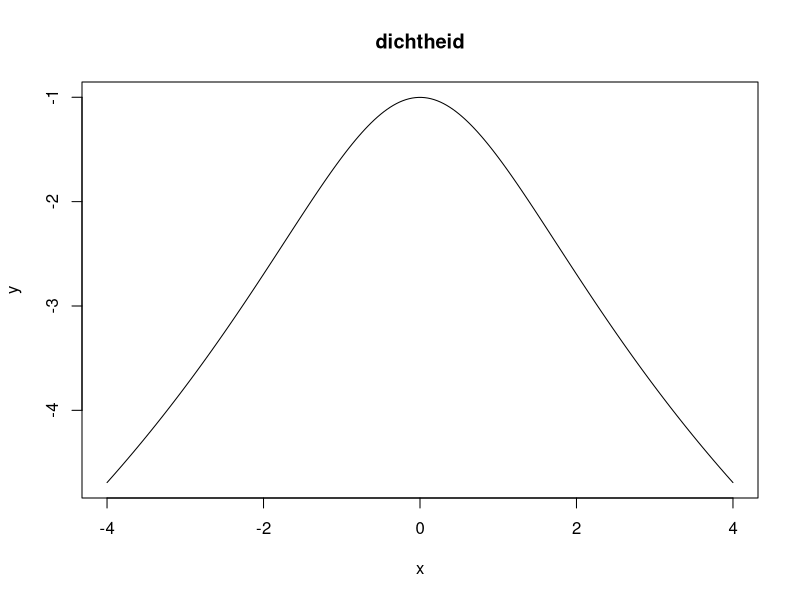
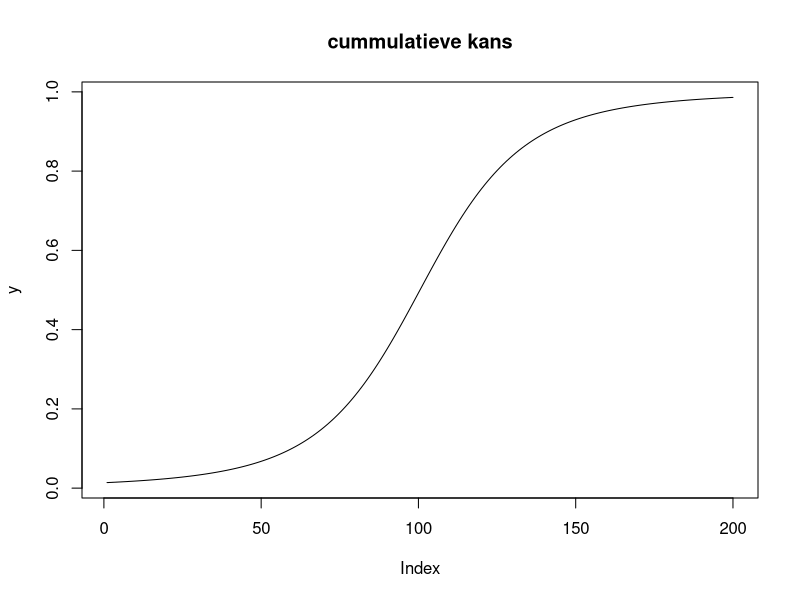

Reproduce these figures in R, in order.
# --------------------- dichtheid ----------------

x <- seq(-4, 4, length = 200)
y <- dt(x, 0, 1, df = 3)
plot(x , y, type='l', main = "dichtheid")




# --------------------- commulatieve kans ----------------



y <- pt(x, df = 3)
plot (y, type = 'l', main = "cummulatieve kans")
